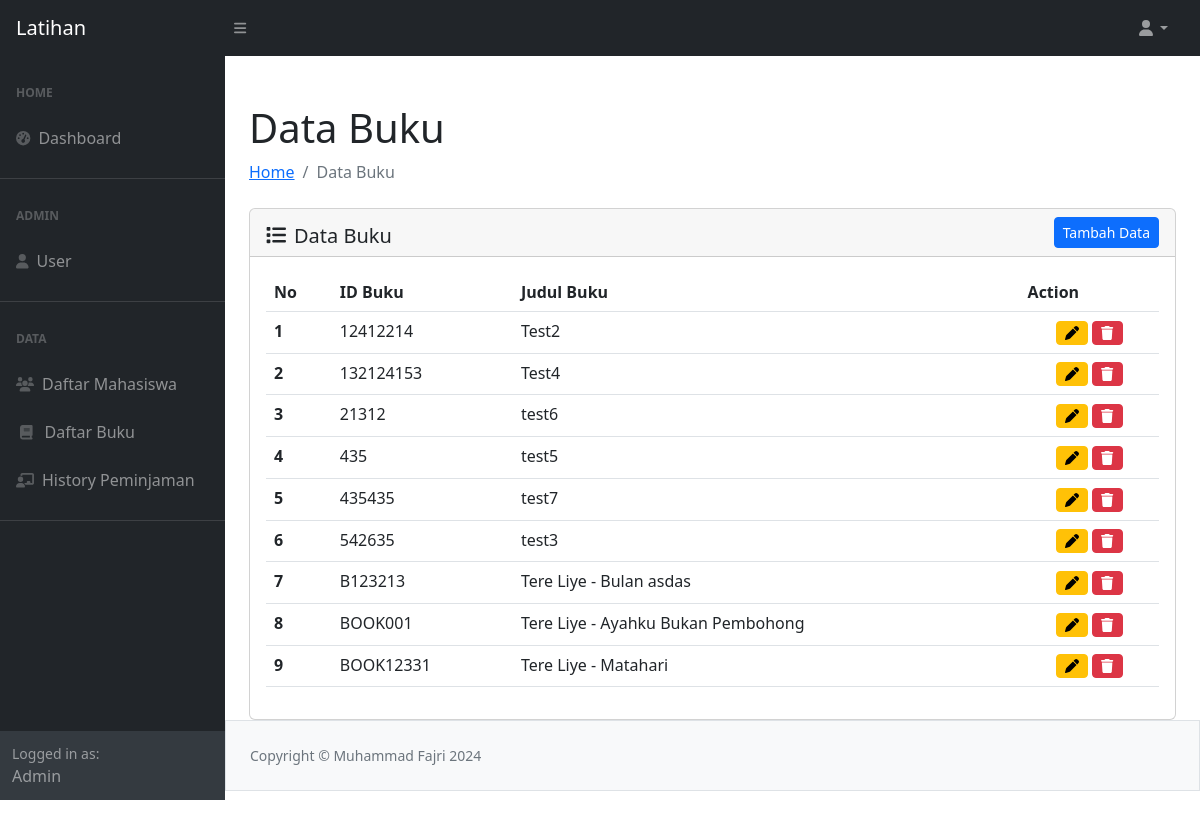
/latihan/databuku/databuku.php, run on the app's committed database.
### tables this page shows
CREATE TABLE `masterbuku` (
  `IdBuku` varchar(20) NOT NULL,
  `NamaBuku` varchar(50) NOT NULL
);

### latihan/koneksi.php (called while the page is built, shortened)
<?php
$main_url = "http://localhost/latihan/";
?>

### latihan/databuku/databuku.php (the view, shortened to what this page needs)
<?php
require_once "../koneksi.php";
require_once "../template/header.php";
require_once "../template/navbar.php";
require_once "../template/sidebar.php";
?>
<div id="layoutSidenav_content">
    <main>
        <div class="container-fluid px-4">
            <h1 class="mt-4">Data Buku</h1>
            <ol class="breadcrumb mb-4">
                <li class="breadcrumb-item"><a href="../index.php"> Home </a></li>
                <li class="breadcrumb-item active">Data Buku</li>
            </ol>
            <div class="card">
                <div class="card-header">
                    <span class="h5 my-2"><i class="fa-solid fa-list me-2 mt-2"></i>Data Buku</span>
                    <a href="<?= $main_url ?>databuku/add-buku.php" class="btn btn-sm btn-primary float-end">Tambah Data</a>
                </div>
                <div class="card-body">
                    <table class="table table-hover" id="datatablesSimple">
                        <thead>
                            <tr>
                                <th scope="col">No</th>
                                <th scope="col">ID Buku </th>
                                <th scope="col">Judul Buku</th>
                                <th scope="col">Action</th>
                            </tr>
                        </thead>
                        <tbody>
                            <?php
                            $no = 1;
                            $queryBuku = mysqli_query($koneksi, "SELECT * FROM masterbuku");
                            while ($data = mysqli_fetch_array($queryBuku)) { ?>
                                <tr>
                                    <th scope="row"><?= $no++ ?></th>
                                    <td><?= $data['IdBuku'] ?></td>
                                    <td><?= $data['NamaBuku'] ?></td>
                                    <td align="center">
                                        <a href="edit-buku.php?IdBuku=<?= $data['IdBuku'] ?>" class="btn btn-sm btn-warning"><i class="fa-solid fa-pen" title="Update Data"></i> </a>
                                        <a href="hapus-buku.php?IdBuku=<?= $data['IdBuku'] ?>" class="btn btn-sm btn-danger" title="Hapus Data" onclick="return confirm('Anda yakin ingin menghapus data ini?')"><i class="fa-solid fa-trash"></i> </a>
                                    </td>
                                </tr>
                            <?php } ?>
                        </tbody>
                    </table>
                </div>
            </div>
        </div>
        <?php
        require_once "../template/footer.php";
        ?>

### latihan/template/header.php (shortened to what this page needs)
<!DOCTYPE html>
<html lang="en">
<head>
    <link href="https://cdn.jsdelivr.net/npm/simple-datatables@7.1.2/dist/style.min.css" rel="stylesheet" />
    <link href="<?= $main_url ?>asset/sb-admin/css/styles.css" rel="stylesheet" />
</head>

### latihan/template/navbar.php (shortened to what this page needs)
<body class="sb-nav-fixed">
        <nav class="sb-topnav navbar navbar-expand navbar-dark bg-dark">
            <a class="navbar-brand ps-3" href="<?= $main_url ?>index.php">Latihan </a>
            <button class="btn btn-link btn-sm order-1 order-lg-0 me-4 me-lg-0" id="sidebarToggle" href="#!"><i class="fas fa-bars"></i></button>
            <ul class="navbar-nav ms-auto ms-md-0 me-3 me-lg-4">
                <li class="nav-item dropdown">
                    <a class="nav-link dropdown-toggle" id="navbarDropdown" href="#" role="button" data-bs-toggle="dropdown" aria-expanded="false"><i class="fas fa-user fa-fw"></i></a>
                </li>
            </ul>
        </nav>

### latihan/template/sidebar.php
<div id="layoutSidenav">
    <div id="layoutSidenav_nav">
        <nav class="sb-sidenav accordion sb-sidenav-dark" id="sidenavAccordion">
            <div class="sb-sidenav-menu">
                <div class="nav">
                    <div class="sb-sidenav-menu-heading">Home</div>
                    <a class="nav-link" href="<?= $main_url  ?>index.php">
                        <div class="sb-nav-link-icon"><i class="fas fa-tachometer-alt"></i></div>
                        Dashboard
                    </a>
                    <hr class="mb-0">
                    <div class="sb-sidenav-menu-heading">Admin</div>
                    <a class="nav-link" href="<?= $main_url  ?>user/datauser.php">
                        <div class="sb-nav-link-icon"><i class="fa-solid fa-user"></i></div>
                        User
                    </a>
                    <hr class="mb-0">
                    <div class="sb-sidenav-menu-heading">Data</div>
                    <a class="nav-link" href="<?= $main_url  ?>mhsiswa/mhsiswa.php">
                        <div class="sb-nav-link-icon"><i class="fa-solid fa-users"></i></div>
                        Daftar Mahasiswa
                    </a>
                    <a class="nav-link" href="<?= $main_url  ?>databuku/databuku.php">
                        <div class="sb-nav-link-icon"><i class="fa-solid fa-book ms-1 me-1"></i></div>
                        Daftar Buku
                    </a>
                    <a class="nav-link" href="<?= $main_url  ?>pinjambuku/datapinjam.php">
                        <div class="sb-nav-link-icon"><i class="fa-solid fa-chalkboard-user"></i></div>
                        History Peminjaman
                    </a>
                    <hr class="mb-0">
                </div>
            </div>
            <div class="sb-sidenav-footer">
                <div class="small">Logged in as:</div>
                <?= "Admin" ?>
            </div>
        </nav>
    </div>

### latihan/template/footer.php (shortened to what this page needs)
<footer class="py-4 bg-light mt-auto border">
    <div class="container-fluid px-4">
        <div class="d-flex align-items-center justify-content-between small">
            <div class="text-muted">Copyright &copy; Muhammad Fajri 2024</div>
        </div>
    </div>
</footer>
</div>
</div>
</body>
</html>

### data on the page
masterbuku: IdBuku "12412214", NamaBuku "Test2"
masterbuku: IdBuku "132124153", NamaBuku "Test4"
masterbuku: IdBuku "21312", NamaBuku "test6"
masterbuku: IdBuku "435", NamaBuku "test5"
masterbuku: IdBuku "435435", NamaBuku "test7"
masterbuku: IdBuku "542635", NamaBuku "test3"
masterbuku: IdBuku "B123213", NamaBuku "Tere Liye - Bulan asdas"
masterbuku: IdBuku "BOOK001", NamaBuku "Tere Liye - Ayahku Bukan Pembohong"
masterbuku: IdBuku "BOOK12331", NamaBuku "Tere Liye - Matahari"
